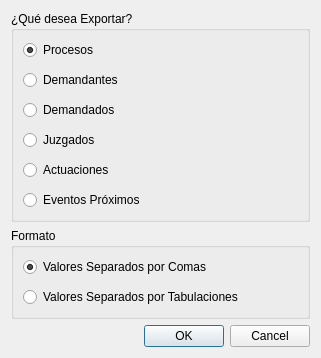
<?xml version="1.0" encoding="UTF-8"?>
<ui version="4.0">
 <class>ExportarCSVDialog</class>
 <widget class="QDialog" name="ExportarCSVDialog">
  <property name="windowModality">
   <enum>Qt::ApplicationModal</enum>
  </property>
  <property name="geometry">
   <rect>
    <x>0</x>
    <y>0</y>
    <width>321</width>
    <height>347</height>
   </rect>
  </property>
  <property name="windowTitle">
   <string>Exportar a CSV</string>
  </property>
  <layout class="QGridLayout" name="gridLayout">
   <item row="0" column="0">
    <layout class="QVBoxLayout" name="verticalLayout_3">
     <item>
      <widget class="QGroupBox" name="groupBox">
       <property name="title">
        <string>¿Qué desea Exportar?</string>
       </property>
       <layout class="QVBoxLayout" name="verticalLayout_5">
        <item>
         <layout class="QVBoxLayout" name="verticalLayout">
          <property name="spacing">
           <number>10</number>
          </property>
          <item>
           <widget class="QRadioButton" name="rdProcesos">
            <property name="text">
             <string>Procesos</string>
            </property>
            <property name="checked">
             <bool>true</bool>
            </property>
           </widget>
          </item>
          <item>
           <widget class="QRadioButton" name="rdDemandantes">
            <property name="text">
             <string>Demandantes</string>
            </property>
           </widget>
          </item>
          <item>
           <widget class="QRadioButton" name="rdDemandados">
            <property name="text">
             <string>Demandados</string>
            </property>
           </widget>
          </item>
          <item>
           <widget class="QRadioButton" name="rdJuzgados">
            <property name="text">
             <string>Juzgados</string>
            </property>
           </widget>
          </item>
          <item>
           <widget class="QRadioButton" name="rdActuaciones">
            <property name="text">
             <string>Actuaciones</string>
            </property>
           </widget>
          </item>
          <item>
           <widget class="QRadioButton" name="rdActuacionesCriticas">
            <property name="text">
             <string>Eventos Próximos</string>
            </property>
           </widget>
          </item>
         </layout>
        </item>
       </layout>
      </widget>
     </item>
     <item>
      <widget class="QGroupBox" name="groupBox_2">
       <property name="title">
        <string>Formato</string>
       </property>
       <layout class="QVBoxLayout" name="verticalLayout_4">
        <item>
         <layout class="QVBoxLayout" name="verticalLayout_2">
          <property name="spacing">
           <number>10</number>
          </property>
          <item>
           <widget class="QRadioButton" name="rdCSV">
            <property name="text">
             <string>Valores Separados por Comas</string>
            </property>
            <property name="checked">
             <bool>true</bool>
            </property>
           </widget>
          </item>
          <item>
           <widget class="QRadioButton" name="rdTab">
            <property name="text">
             <string>Valores Separados por Tabulaciones</string>
            </property>
           </widget>
          </item>
         </layout>
        </item>
       </layout>
      </widget>
     </item>
     <item>
      <widget class="QDialogButtonBox" name="buttonBox">
       <property name="orientation">
        <enum>Qt::Horizontal</enum>
       </property>
       <property name="standardButtons">
        <set>QDialogButtonBox::Cancel|QDialogButtonBox::Ok</set>
       </property>
      </widget>
     </item>
    </layout>
   </item>
  </layout>
 </widget>
 <resources/>
 <connections>
  <connection>
   <sender>buttonBox</sender>
   <signal>accepted()</signal>
   <receiver>ExportarCSVDialog</receiver>
   <slot>accept()</slot>
   <hints>
    <hint type="sourcelabel">
     <x>248</x>
     <y>254</y>
    </hint>
    <hint type="destinationlabel">
     <x>157</x>
     <y>274</y>
    </hint>
   </hints>
  </connection>
  <connection>
   <sender>buttonBox</sender>
   <signal>rejected()</signal>
   <receiver>ExportarCSVDialog</receiver>
   <slot>reject()</slot>
   <hints>
    <hint type="sourcelabel">
     <x>316</x>
     <y>260</y>
    </hint>
    <hint type="destinationlabel">
     <x>286</x>
     <y>274</y>
    </hint>
   </hints>
  </connection>
 </connections>
</ui>
